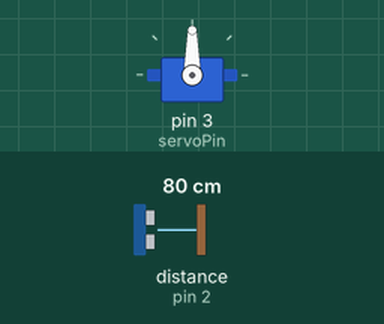
Simulated run of this sketch. Board: Arduino Uno, built with avr-gcc and run on an emulated ATmega328P. Parts: servo. Wiring (inferred from the names in the program): ultrasonic range finder: trigger pin 5; echo pin 2. The test bench sets the inputs (shaded band); at power-on: distance to the obstacle (sensor on pin 2) 80 cm. The echo pulse lasts 58.3 µs per cm; what the sketch prints to the serial monitor is not drawn.

Above: at 0.65 s.
1.4 s: distance to the obstacle (sensor on pin 2) set to 71 cm
At 1.71 s:
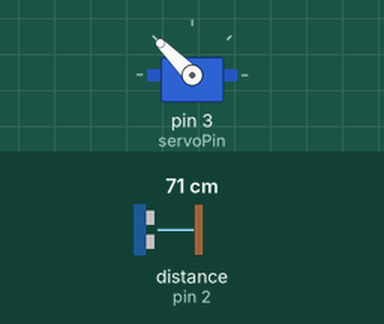
4.4 s: distance to the obstacle (sensor on pin 2) set to 2 cm
At 5.15 s:
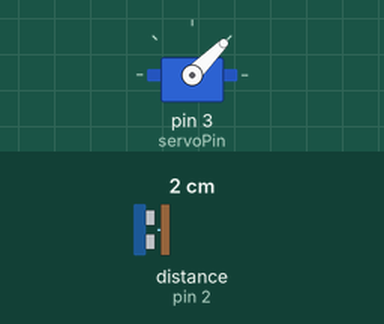
Timing chart, 0 to 13.4 s (numbered marks = the images above; inputs shaded):
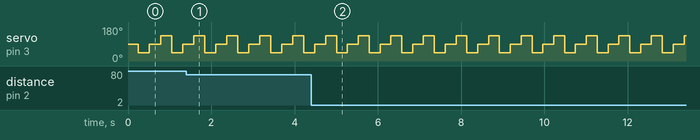

The sketch:

TrafficPredictorAdvanced.ino
```cpp
/*This is the code for element14 IoT on wheels design contest traffic predictor project
 * https://www.element14.com/community/community/design-challenges/iot-on-wheels/
 *
 * Author : Dixon Selvan
 * Date   : November 08, 2017
 * Project: Traffic Predictor and Auto Pilot
 * Website: https://traffic-predictor.000webhostapp.com/
 *
 * Hardware components
 * -----------------------------------
 * 1. Nucleo-L476RG microcontroller board
 * 2. HC-05 Bluetooth module
 * 3. HC-SR04 Ultrasonic Sensor
 * 4. Servo motor
 *
 * Nucleo-L476RG  |   Bluetooth module
 * ------------------------------------
 *      5V        |         5V
 *      Gnd       |         Gnd
 *      TX        |         CN3 RX
 *      RX        |         CN3 TX
 *
 * Servo
 * -----
 * Left = 45 degree
 * Mid = 90 degree
 * Right = 135 degree
 *
 * A (Alert) <= 60
 * T (Traffic) <=75
 * N (Normal) >=90
 */
#include <Servo.h>

//Servo variables and constants
Servo myservo;
int pos = 0;
int value = 0;
int servoPin = 3;//Nucleo pin D3

//Ultrasonic sensor variables and constants
int trigPin = 5;//Nucleo pin D5
int echoPin = 2;//Nucleo pin D2

//General variables and constants
long duration;
int distance;

void setup() {
  // put your setup code here, to run once:
  pinMode(trigPin, OUTPUT);
  pinMode(echoPin, INPUT);

  Serial.begin(38400);//Serial Connection begin

  myservo.attach(servoPin);//Attaching servo pin
}

void loop() {
  // put your main code here, to run repeatedly:
  //servoRotate();
  delay(250);
  serialPrint(45);
  delay(250);
  serialPrint(90);
  delay(250);
  serialPrint(135);
  Serial.println();
}

void serialPrint(int pos){
  myservo.write(pos);
  delay(10);
  value = calculateDistance();
  if(pos==45){
    Serial.print(classifiedData(value));
    Serial.print(",");
  }
  else if(pos==90){
    Serial.print(classifiedData(value));
    Serial.print(",");
  }
  else if(pos==135){
    Serial.print(classifiedData(value));
  }
  else{Serial.print('N');Serial.print(",");}
}

char classifiedData(int value){
  char out=' ';
  if((value<=60)&&(value!=0)){out = 'A';}
  else if((value<=90)&&(value>=75)&&(value!=0))
  {
    out = 'T';
  }
  else{out='N';}
  return out;
}

int calculateDistance()
{
  //Code to calculate Distance from Duration
  digitalWrite(trigPin, LOW);
  delayMicroseconds(1);
  digitalWrite(trigPin, HIGH);
  delayMicroseconds(1);
  digitalWrite(trigPin, LOW);
  duration = pulseIn(echoPin, HIGH);
  distance= duration*0.034/2;
  return distance;
}
```

Measured:
- the behaviour switches between 76 and 75 cm on distance to the obstacle (sensor on pin 2) (found by bisection; images 0 and 1)
- by itself, servo on pin 3 (servoPin): repeats every 0.78 s: 135° 0.26 s, 45° 0.26 s, 90° 0.26 s
